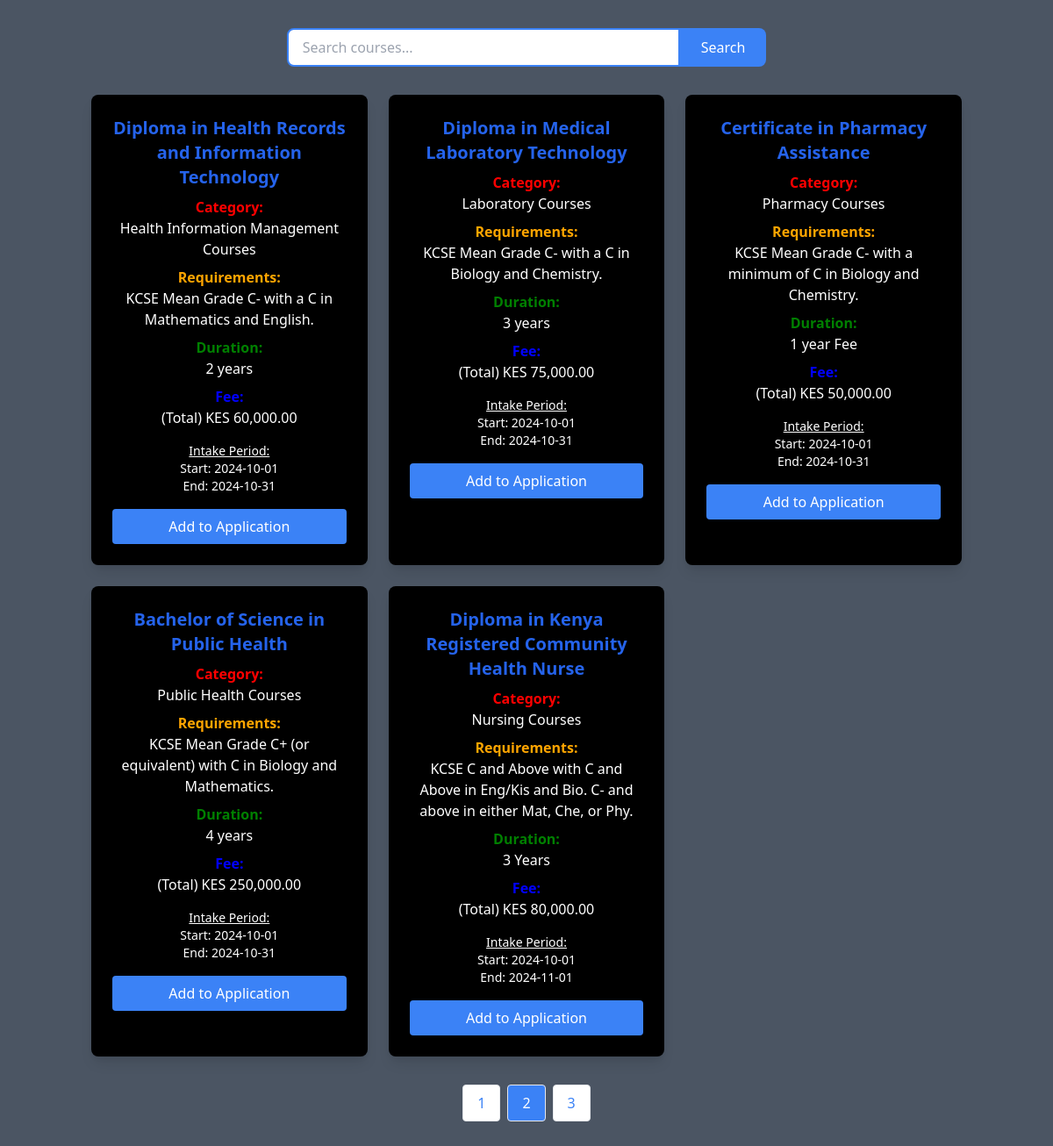
Page /courses.php?page=2 (signed in) on the committed database.
### tables this page shows
CREATE TABLE `courses` (
  `id` int(11) NOT NULL,
  `category` varchar(100) NOT NULL,
  `name` varchar(255) NOT NULL,
  `requirements` text NOT NULL,
  `duration` varchar(100) NOT NULL,
  `fee` varchar(10) NOT NULL,
  `intake_start` date NOT NULL,
  `intake_end` date NOT NULL,
  `register_date` timestamp NOT NULL DEFAULT current_timestamp()
);

### courses.php (the view, shortened to what this page needs)
<?php
require_once "./config.php";
$items_per_page = 5;
$page = isset($_GET['page']) ? (int)$_GET['page'] : 1;
$offset = ($page - 1) * $items_per_page;
$search = isset($_GET['search']) ? mysqli_real_escape_string($conn, $_GET['search']) : '';
$where_clause = '';
$count_query = "SELECT COUNT(*) as total FROM courses $where_clause";
$count_result = mysqli_query($conn, $count_query);
$total_courses = mysqli_fetch_assoc($count_result)['total'];
$total_pages = ceil($total_courses / $items_per_page);
$query = "SELECT * FROM courses $where_clause LIMIT $offset, $items_per_page";
$result = mysqli_query($conn, $query);
?>
<!DOCTYPE html>
<html lang="en">
<head>
    <link href="https://cdn.jsdelivr.net/npm/tailwindcss@2.2.19/dist/tailwind.min.css" rel="stylesheet">
</head>
<body class="bg-gray-600">
    <div class="container mx-auto px-4 py-8">
        <div class="mb-8">
            <form action="" method="GET" class="flex justify-center">
                <input type="text" name="search" value="<?php echo htmlspecialchars($search); ?>"
                    placeholder="Search courses..."
                    class="px-4 py-2 w-full max-w-md rounded-l-lg border-2 border-blue-500 focus:outline-none">
                <button type="submit"
                    class="bg-blue-500 text-white px-6 py-2 rounded-r-lg hover:bg-blue-600">
                    Search
                </button>
            </form>
        </div>
        <div class="grid grid-cols-1 md:grid-cols-2 lg:grid-cols-3 gap-6">
            <?php while ($course = mysqli_fetch_assoc($result)): ?>
                <div class="course-card bg-black rounded-lg shadow-lg overflow-hidden">
                    <div class="p-6 text-center">
                        <h3 class="text-xl font-bold text-blue-600 mb-2"><?php echo htmlspecialchars($course['name']); ?></h3>
                        <p class="mb-2">
                            <span style="color: red; font-weight: bold;">Category:</span><br>
                            <span style="color: white;"><?php echo htmlspecialchars($course['category']); ?></span>
                        </p>
                        <p class="mb-2">
                            <span style="color: orange; font-weight: bold;">Requirements:</span><br>
                            <span style="color: white;"><?php echo htmlspecialchars($course['requirements']); ?></span>
                        </p>
                        <p class="mb-2">
                            <span style="color: green; font-weight: bold;">Duration:</span> <br>
                            <span style="color: white;"><?php echo htmlspecialchars($course['duration']); ?></span>
                        </p>
                        <p class="mb-4">
                            <span style="color: blue; font-weight: bold;">Fee:</span><br>
                            <span style="color: white;">(Total) KES <?php echo number_format($course['fee'], 2); ?></span>
                        </p>
                        <div class="text-sm text-white mb-4">
                            <p class="underline">Intake Period:</p>
                            <p>Start: <?php echo htmlspecialchars($course['intake_start']); ?></p>
                            <p>End: <?php echo htmlspecialchars($course['intake_end']); ?></p>
                        </div>
                        <?php if (isset($_SESSION['loggedin']) && $_SESSION['loggedin']): ?>
                            <button class="add-to-cart bg-blue-500 text-white px-4 py-2 rounded hover:bg-blue-600 w-full"
                                data-course-id="<?php echo $course['id']; ?>">
                                Add to Application
                            </button>
                        <?php else: ?>
                            <a href="index.php" class="block text-center bg-green-500 text-white px-4 py-2 rounded hover:bg-green-600">
                                Login to Apply
                            </a>
                        <?php endif; ?>
                    </div>
                </div>
            <?php endwhile; ?>
        </div>
        <?php if ($total_pages > 1): ?>
            <div class="flex justify-center mt-8">
                <div class="flex space-x-2">
                    <?php for ($i = 1; $i <= $total_pages; $i++): ?>
                        <a href="?page=<?php echo $i; ?><?php echo !empty($search) ? '&search=' . urlencode($search) : ''; ?>"
                           class="px-4 py-2 border <?php echo $page == $i ? 'bg-blue-500 text-white' : 'bg-white text-blue-500'; ?> rounded">
                            <?php echo $i; ?>
                        </a>
                    <?php endfor; ?>
                </div>
            </div>
        <?php endif; ?>
    </div>
</body>
</html>

### rows in the picture
courses: name "Diploma in Health Records and Information Technology", category "Health Information Management Courses", requirements "KCSE Mean Grade C- with a C in Mathematics and English.", duration "2 years", fee "60,000.00", intake_start "2024-10-01", intake_end "2024-10-31"
courses: name "Diploma in Medical Laboratory Technology", category "Laboratory Courses", requirements "KCSE Mean Grade C- with a C in Biology and Chemistry.", duration "3 years", fee "75,000.00", intake_start "2024-10-01", intake_end "2024-10-31"
courses: name "Certificate in Pharmacy Assistance", category "Pharmacy Courses", requirements "KCSE Mean Grade C- with a minimum of C in Biology and Chemistry.", duration "1 year Fee", fee "50,000.00", intake_start "2024-10-01", intake_end "2024-10-31"
courses: name "Bachelor of Science in Public Health", category "Public Health Courses", requirements "KCSE Mean Grade C+ (or equivalent) with C in Biology and Mathematics.", duration "4 years", fee "250,000.00", intake_start "2024-10-01", intake_end "2024-10-31"
courses: name "Diploma in Kenya Registered Community Health Nurse", category "Nursing Courses", requirements "KCSE C and Above with C and Above in Eng/Kis and Bio. C- and above in either Mat, Che, or Phy.", duration "3 Years", fee "80,000.00", intake_start "2024-10-01", intake_end "2024-11-01"
